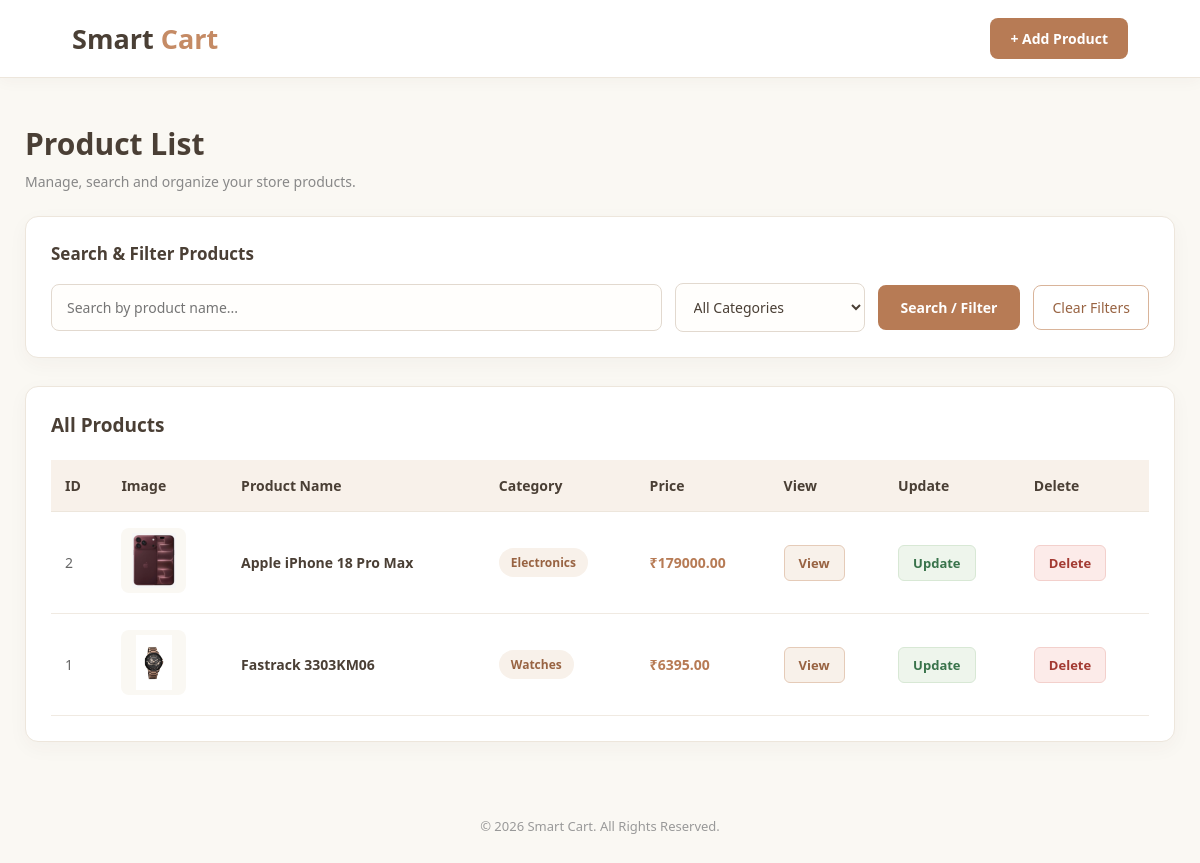
The page /admin/item-list (signed in) on the database as committed earlier.
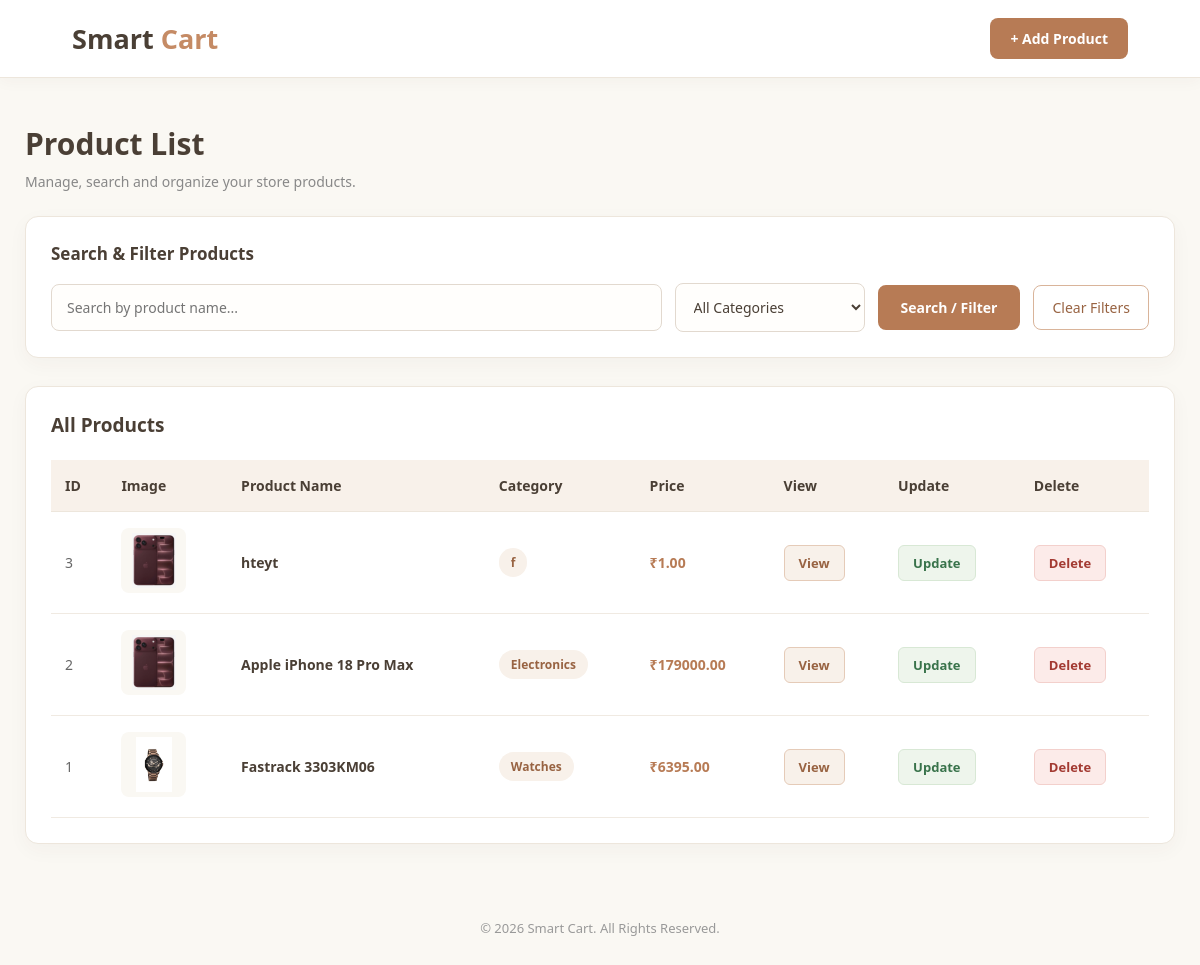
The same page on the database as committed later.
### tables this page shows
CREATE TABLE products (
    product_id INTEGER PRIMARY KEY AUTOINCREMENT,
    name TEXT NOT NULL,
    description TEXT,
    category TEXT NOT NULL,
    price REAL NOT NULL,
    image TEXT
);

### app.py (the view)
@app.route('/admin/item-list')
def item_list():
    if 'admin_id' not in session:
        flash("Please login first!", "danger")
        return redirect('/admin-login')
    search = request.args.get('search', '').strip()
    category = request.args.get('category', '').strip()
    conn = get_db_connection()
    cursor = conn.cursor()
    query = "SELECT * FROM products WHERE 1=1"
    values = []
    if search:
        query += " AND name LIKE ?"
        values.append(f"%{search}%")
    if category:
        query += " AND category = ?"
        values.append(category)
    query += " ORDER BY product_id DESC"
    cursor.execute(query, tuple(values))
    products = cursor.fetchall()
    cursor.execute("""
        SELECT DISTINCT category
        FROM products
        WHERE category IS NOT NULL AND category != ''
        ORDER BY category
    """)
    categories = cursor.fetchall()
    cursor.close()
    conn.close()
    return render_template(
        "admin/item_list.html",
        products=products,
        categories=categories
    )

### app.py (called while the page is built)
def get_db_connection():
    conn = sqlite3.connect('notes.db')
    conn.row_factory = sqlite3.Row
    return conn

### templates/admin/item_list.html (shortened to what the changed rows need)
<!DOCTYPE html>
<html lang="en">
<head>
</head>
<body>
    <main class="main-container">
        <div class="page-heading">
            <h1>Product List</h1>
        </div>
        <div class="table-card">
            <div class="table-wrapper">
                <table>
                    <thead>
                        <tr>
                            <thead>
                                <tr>
                                    <th>ID</th>
                                    <th>Image</th>
                                    <th>Product Name</th>
                                    <th>Category</th>
                                    <th>Price</th>
                                    <th>View</th>
                                    <th>Update</th>
                                    <th>Delete</th>
                                </tr>
                            </thead>
                        </tr>
                    </thead>
                    <tbody>
                        {% for product in products %}
                        <tr>
                            <td>{{ product.product_id }}</td>
                            <td>
                                <img src="/static/uploads/product_images/{{ product.image }}" alt="{{ product.name }}"
                                    class="product-image">
                            </td>
                            <td class="product-name">
                                {{ product.name }}
                            </td>
                            <td>
                                <span class="category-badge">
                                    {{ product.category }}
                                </span>
                            </td>
                            <td class="price">
                                ₹{{ "%.2f"|format(product.price|float) }}
                            </td>
                            <td>
                                <a href="/admin/view-item/{{ product.product_id }}" class="action-btn view-btn">
                                    View
                                </a>
                            </td>
                            <td>
                                <a href="/admin/update-item/{{ product.product_id }}" class="action-btn update-btn">
                                    Update
                                </a>
                            </td>
                            <td>
                                <a href="/admin/delete-item/{{ product.product_id }}" class="action-btn delete-btn"
                                    onclick="return confirm('Are you sure you want to delete this product?')">
                                    Delete
                                </a>
                            </td>
                        </tr>
                        {% else %}
                        <tr>
                            <td colspan="7" class="empty-message">
                                No products found. Try another search or category.
                            </td>
                        </tr>
                        {% endfor %}
                    </tbody>
                </table>
            </div>
        </div>
    </main>
</body>
</html>

Rows that differ between the two databases and show on the page:
added products: product_id "3", image (picture), name "hteyt", category "f", price "1.00"
